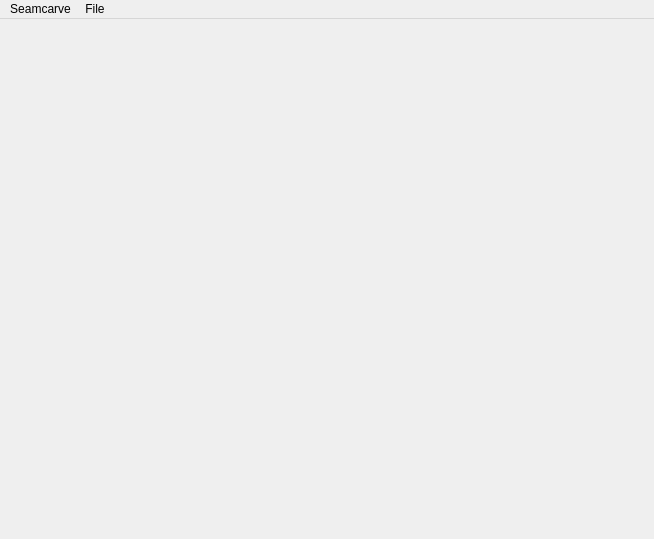
<?xml version="1.0" encoding="UTF-8"?>
<ui version="4.0">
 <class>MainWindow</class>
 <widget class="QMainWindow" name="MainWindow">
  <property name="geometry">
   <rect>
    <x>0</x>
    <y>0</y>
    <width>654</width>
    <height>539</height>
   </rect>
  </property>
  <property name="windowTitle">
   <string>MainWindow</string>
  </property>
  <widget class="QWidget" name="centralwidget">
   <layout class="QHBoxLayout" name="horizontalLayout">
    <item>
     <widget class="seamcarve::ui::ResizeableLabel" name="label">
      <property name="sizePolicy">
       <sizepolicy hsizetype="Ignored" vsizetype="Ignored">
        <horstretch>0</horstretch>
        <verstretch>0</verstretch>
       </sizepolicy>
      </property>
      <property name="text">
       <string/>
      </property>
     </widget>
    </item>
   </layout>
  </widget>
  <widget class="QMenuBar" name="menubar">
   <property name="geometry">
    <rect>
     <x>0</x>
     <y>0</y>
     <width>654</width>
     <height>22</height>
    </rect>
   </property>
   <widget class="QMenu" name="menuSeamcarve">
    <property name="title">
     <string>Seamcarve</string>
    </property>
    <addaction name="actionAbout"/>
    <addaction name="separator"/>
   </widget>
   <widget class="QMenu" name="menuFile">
    <property name="title">
     <string>File</string>
    </property>
    <addaction name="actionOpen"/>
    <addaction name="separator"/>
   </widget>
   <addaction name="menuSeamcarve"/>
   <addaction name="menuFile"/>
  </widget>
  <action name="actionAbout">
   <property name="text">
    <string>About</string>
   </property>
  </action>
  <action name="actionOpen">
   <property name="text">
    <string>Open</string>
   </property>
  </action>
 </widget>
 <customwidgets>
  <customwidget>
   <class>seamcarve::ui::ResizeableLabel</class>
   <extends>QLabel</extends>
   <header>ui/resizeableLabel.hpp</header>
   <slots>
    <signal>signalImageOpened(QSize)</signal>
    <slot>openImage()</slot>
    <slot>openImageFromFilename(QString)</slot>
   </slots>
  </customwidget>
 </customwidgets>
 <resources/>
 <connections>
  <connection>
   <sender>actionAbout</sender>
   <signal>triggered()</signal>
   <receiver>MainWindow</receiver>
   <slot>displayAboutMessageBox()</slot>
   <hints>
    <hint type="sourcelabel">
     <x>-1</x>
     <y>-1</y>
    </hint>
    <hint type="destinationlabel">
     <x>326</x>
     <y>269</y>
    </hint>
   </hints>
  </connection>
  <connection>
   <sender>actionOpen</sender>
   <signal>triggered()</signal>
   <receiver>label</receiver>
   <slot>openImage()</slot>
   <hints>
    <hint type="sourcelabel">
     <x>-1</x>
     <y>-1</y>
    </hint>
    <hint type="destinationlabel">
     <x>326</x>
     <y>280</y>
    </hint>
   </hints>
  </connection>
  <connection>
   <sender>label</sender>
   <signal>signalImageOpened(QSize)</signal>
   <receiver>MainWindow</receiver>
   <slot>imageOpened(QSize)</slot>
   <hints>
    <hint type="sourcelabel">
     <x>326</x>
     <y>280</y>
    </hint>
    <hint type="destinationlabel">
     <x>326</x>
     <y>269</y>
    </hint>
   </hints>
  </connection>
  <connection>
   <sender>MainWindow</sender>
   <signal>signalImageFromCmdline(QString)</signal>
   <receiver>label</receiver>
   <slot>openImageFromFilename(QString)</slot>
   <hints>
    <hint type="sourcelabel">
     <x>326</x>
     <y>269</y>
    </hint>
    <hint type="destinationlabel">
     <x>326</x>
     <y>280</y>
    </hint>
   </hints>
  </connection>
 </connections>
 <slots>
  <signal>signalImageFromCmdline(QString)</signal>
  <slot>displayAboutMessageBox()</slot>
  <slot>imageOpened(QSize)</slot>
 </slots>
</ui>
